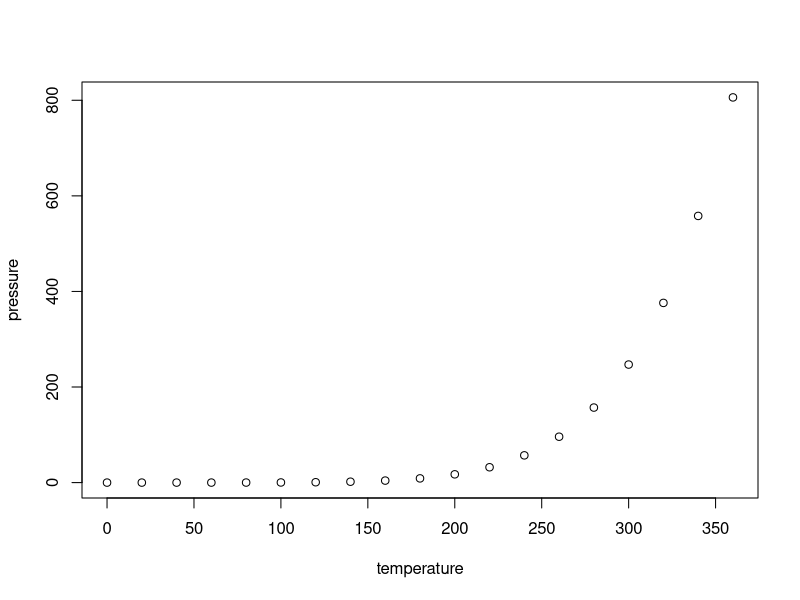
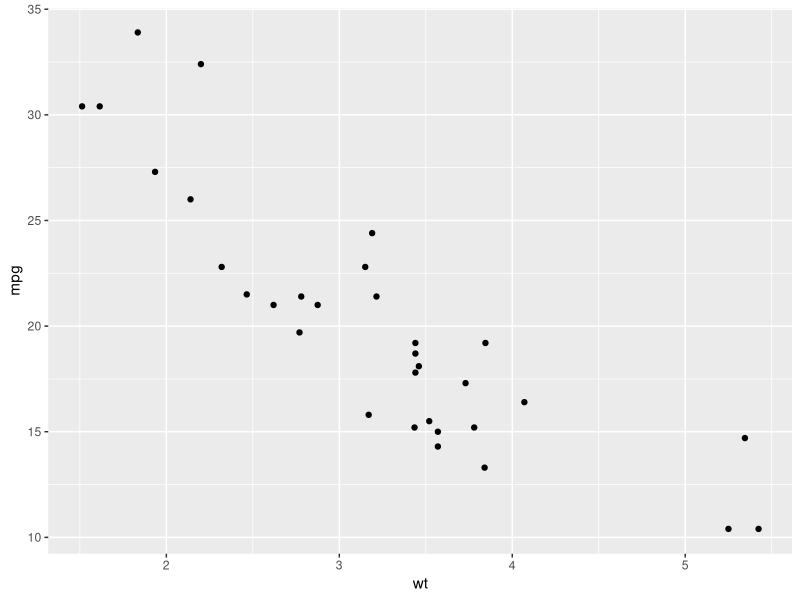
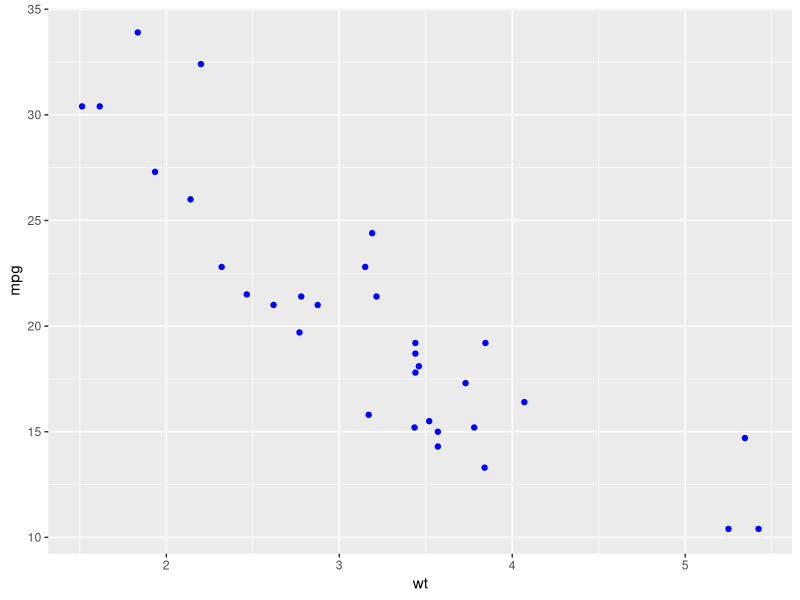
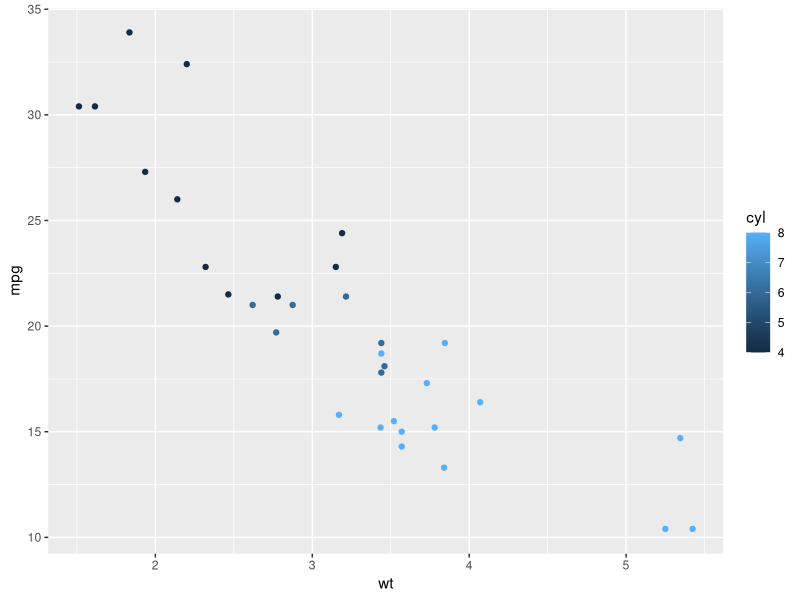
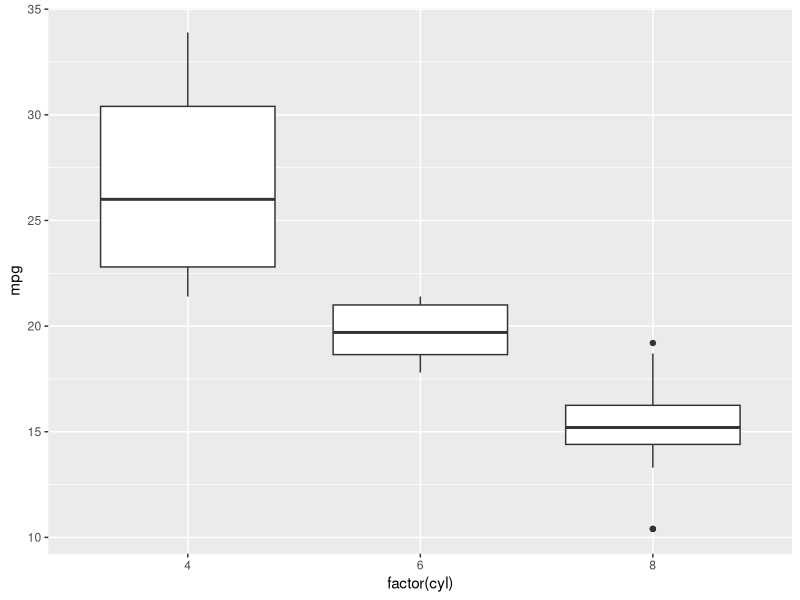
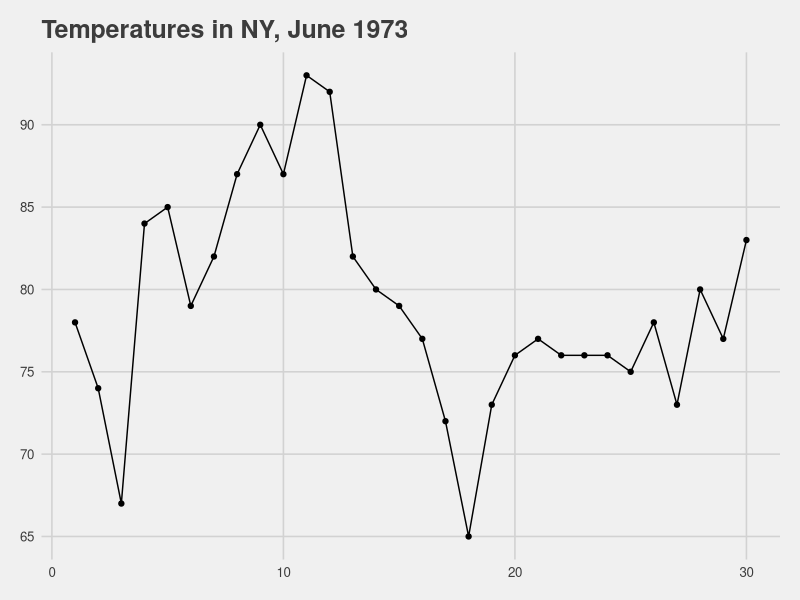

Write the R code that produced these figures, in order. (Note: this script raises an error after producing the figures.)
## ---- chunk 1
knitr::opts_chunk$set(
  message = FALSE,
  echo = TRUE)
library(tidyverse)
## ---- chunk 2
summary(cars)
## ---- chunk 3
plot(pressure)
## ---- chunk 4
library(tidyverse)
## ---- chunk 5
glimpse(mtcars)
# View(mtcars)
## ---- chunk 6
# a basic scatterplot
ggplot(data = mtcars, aes(x = wt, y = mpg)) +
  geom_point()
## ---- chunk 7
# adding color
ggplot(data = mtcars, aes(x = wt, y = mpg)) +
  geom_point(color = "blue")
## ---- chunk 8
# mapping a variable to color
ggplot(data = mtcars, aes(x = wt, y = mpg)) +
  geom_point(aes(color = cyl))
## ---- chunk 9
glimpse(mtcars)
## ---- chunk 10
# a basic boxplot
ggplot(data = mtcars, aes(x = factor(cyl), y = mpg)) +
  geom_boxplot()
## ---- chunk 11
data()
## ---- chunk 12
?iris
## ---- chunk 13
library(ggthemes)

june_weather <- airquality %>%
  filter(Month == 6) %>% # only June weather
  select(Day, Temp) # only columns we need

june_plot <- ggplot(data = june_weather, aes(x = Day, y =  Temp)) +
  geom_point() + # make our points purple
  geom_line() + # add a line
  labs(title = "Temperatures in NY, June 1973",
       x = "Day",
       y = "Temperature (°F)") +
  theme_fivethirtyeight() +
  theme(plot.title = element_text(size = 18))

june_plot
## ---- chunk 14
storm_plot <- ggplot(data = storms, aes(x = wind, y = pressure)) +
  geom_point(aes(color = status)) +
  labs(
    title = "Pressure vs. Wind Speed of Atlantic Storms",
    caption = "Source: NOAA",
    x = "Maximum Sustained Wind Speed (knots)",
    y = "Air Pressure at Storm Center (millibars)",
    color = "Status"
  ) +
  scale_color_manual(
    labels = c("Hurricane",  "Tropical Depression", "Tropical Storm"),
    values = c("#6f18ad", "#f051bb", "#faf600")
  ) +
  theme(
    text = element_text(family = "Arial"),
    rect = element_blank(),
    axis.line = element_line(color = "gray40"),
    panel.grid = element_line(color = "gray90"),
    legend.position = "bottom"
  )

storm_plot
